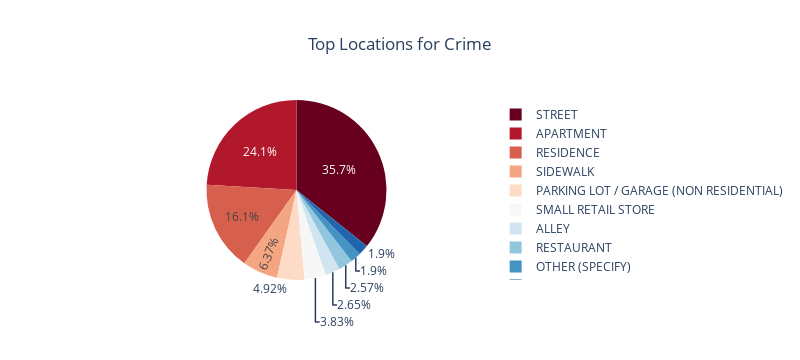

Source (notebook cell):
### Code cell
# top locations for crime
num_location = location.value_counts()
type = pd.DataFrame(data=num_location.index, columns=["Location Description"])
type['values'] = num_location.values
fig = px.pie(type[:10], values='values', names='Location Description', title='Top Locations for Crime', color_discrete_sequence=px.colors.sequential.RdBu)
fig.update_layout(title_text='Top Locations for Crime', title_x=0.5,width=800)
fig.show()

### Figure 1 — Plotly figure (JSON) as saved in the notebook; plotly's stock layout.template omitted (floating-point values rounded to 4 significant figures)
{"data": [{"domain": {"x": [0, 1], "y": [0, 1]}, "hovertemplate": "Location Description=%{label}<br>value=%{value}<extra></extra>", "labels": ["STREET", "APARTMENT", "RESIDENCE", "SIDEWALK", "PARKING LOT / GARAGE (NON RESIDENTIAL)", "SMALL RETAIL STORE", "ALLEY", "RESTAURANT", "OTHER (SPECIFY)", "COMMERCIAL / BUSINESS OFFICE"], "legendgroup": "", "name": "", "showlegend": true, "type": "pie", "values": [67629, 45599, 30471, 12056, 9327, 7258, 5015, 4863, 3597, 3590]}], "layout": {"height": 360, "legend": {"tracegroupgap": 0}, "piecolorway": ["rgb(103,0,31)", "rgb(178,24,43)", "rgb(214,96,77)", "rgb(244,165,130)", "rgb(253,219,199)", "rgb(247,247,247)", "rgb(209,229,240)", "rgb(146,197,222)", "rgb(67,147,195)", "rgb(33,102,172)", "rgb(5,48,97)"], "title": {"text": "Top Locations for Crime", "x": 0.5}, "width": 800}}
